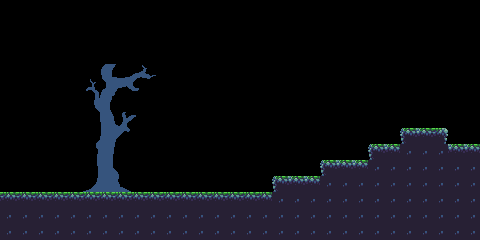

The image is a tile-based game level rendered from a .tmx file. Its description and complete source (layers, tilesets, objects, tile grids) follow:
An orthogonal 30x15 tile map with 16x16 px tiles, 1 tile layer (Map) and 3 objects (player, jump sign, star).

<map version="1.4" tiledversion="1.4.3" orientation="orthogonal" renderorder="right-down" width="30" height="15" tilewidth="16" tileheight="16" infinite="0" nextlayerid="8" nextobjectid="22">
 <tileset firstgid="1" source="sheet.tsx" />
 <layer id="1" name="Map" width="30" height="15">
  <data encoding="csv">
0,0,0,0,0,0,0,0,0,0,0,0,0,0,0,0,0,0,0,0,0,0,0,0,0,0,0,0,0,0,
0,0,0,0,0,0,0,0,0,0,0,0,0,0,0,0,0,0,0,0,0,0,0,0,0,0,0,0,0,0,
0,0,0,0,0,0,0,0,0,0,0,0,0,0,0,0,0,0,0,0,0,0,0,0,0,0,0,0,0,0,
0,0,0,0,0,0,0,0,0,0,0,0,0,0,0,0,0,0,0,0,0,0,0,0,0,0,0,0,0,0,
0,0,0,53,53,3,4,5,6,7,0,0,0,0,0,0,0,0,0,0,0,0,0,0,0,0,0,0,0,0,
0,0,0,53,53,20,21,22,23,24,0,0,0,0,0,0,0,0,0,0,0,0,0,0,0,0,0,0,0,0,
0,0,0,35,36,37,38,53,53,53,53,0,52,52,52,52,52,52,0,0,0,0,0,0,0,0,0,0,0,0,
0,0,0,52,53,54,55,56,57,58,0,53,53,53,0,0,0,52,52,52,52,0,0,0,0,0,0,0,0,0,
0,0,0,69,70,71,72,73,74,75,0,0,0,0,53,53,0,0,0,0,52,52,52,0,0,60,42,61,0,0,
0,0,0,86,87,88,89,90,91,92,0,52,0,0,0,0,53,0,0,0,0,0,52,60,42,59,59,59,42,42,
0,0,0,103,104,105,106,107,108,109,0,52,0,0,0,0,0,53,53,0,60,42,42,59,59,59,59,59,59,59,
0,0,0,120,121,122,123,124,125,126,0,52,52,52,52,0,0,60,42,42,59,59,59,59,59,59,59,59,59,59,
43,43,43,43,43,43,43,43,43,43,43,43,43,43,43,43,43,59,59,59,59,59,59,59,59,59,59,59,59,59,
59,59,59,59,59,59,59,59,59,59,59,59,59,59,59,59,59,59,59,59,59,59,59,59,59,59,59,59,59,59,
59,59,59,59,59,59,59,59,59,59,59,59,59,59,59,59,59,59,59,59,59,59,59,59,59,59,59,59,59,59
</data>
 </layer>
 <objectgroup id="3" name="Objects">
  <object id="8" name="player" x="16" y="160" width="16" height="16" />
 </objectgroup>
 <objectgroup id="7" name="Spikes" />
 <objectgroup id="5" name="Signs">
  <object id="21" name="jump sign" gid="15" x="160" y="192" width="16" height="16">
   <properties>
    <property name="description" value="hint2" />
   </properties>
  </object>
 </objectgroup>
 <objectgroup id="4" name="Stars">
  <object id="12" name="star" x="416" y="112" width="16" height="16" />
 </objectgroup>
</map>
